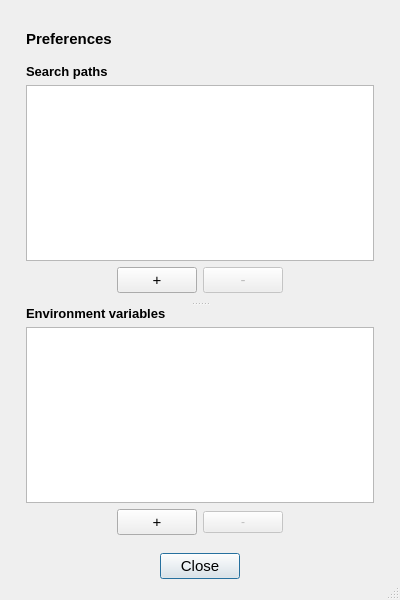
<?xml version="1.0" encoding="UTF-8"?>
<ui version="4.0">
 <class>Preferences</class>
 <widget class="QDialog" name="Preferences">
  <property name="windowModality">
   <enum>Qt::WindowModal</enum>
  </property>
  <property name="geometry">
   <rect>
    <x>0</x>
    <y>0</y>
    <width>400</width>
    <height>600</height>
   </rect>
  </property>
  <property name="sizePolicy">
   <sizepolicy hsizetype="Preferred" vsizetype="Preferred">
    <horstretch>0</horstretch>
    <verstretch>0</verstretch>
   </sizepolicy>
  </property>
  <property name="minimumSize">
   <size>
    <width>400</width>
    <height>600</height>
   </size>
  </property>
  <property name="windowTitle">
   <string>Preferences</string>
  </property>
  <property name="sizeGripEnabled">
   <bool>true</bool>
  </property>
  <layout class="QVBoxLayout" name="verticalLayout">
   <property name="spacing">
    <number>0</number>
   </property>
   <property name="leftMargin">
    <number>12</number>
   </property>
   <property name="topMargin">
    <number>12</number>
   </property>
   <property name="rightMargin">
    <number>12</number>
   </property>
   <property name="bottomMargin">
    <number>12</number>
   </property>
   <item>
    <widget class="QWidget" name="preferencesWidget" native="true">
     <property name="styleSheet">
      <string notr="true"/>
     </property>
     <layout class="QVBoxLayout" name="verticalLayout_5">
      <property name="leftMargin">
       <number>4</number>
      </property>
      <property name="topMargin">
       <number>8</number>
      </property>
      <property name="rightMargin">
       <number>4</number>
      </property>
      <property name="bottomMargin">
       <number>0</number>
      </property>
      <item>
       <widget class="QWidget" name="preferencesBar" native="true">
        <property name="minimumSize">
         <size>
          <width>0</width>
          <height>0</height>
         </size>
        </property>
        <layout class="QHBoxLayout" name="horizontalLayout">
         <property name="spacing">
          <number>0</number>
         </property>
         <property name="leftMargin">
          <number>10</number>
         </property>
         <property name="topMargin">
          <number>10</number>
         </property>
         <property name="rightMargin">
          <number>10</number>
         </property>
         <property name="bottomMargin">
          <number>10</number>
         </property>
         <item>
          <widget class="QLabel" name="label">
           <property name="font">
            <font>
             <pointsize>11</pointsize>
             <bold>true</bold>
            </font>
           </property>
           <property name="text">
            <string>Preferences</string>
           </property>
          </widget>
         </item>
        </layout>
       </widget>
      </item>
      <item>
       <widget class="QSplitter" name="splitter">
        <property name="orientation">
         <enum>Qt::Vertical</enum>
        </property>
        <widget class="QWidget" name="widget_4" native="true">
         <layout class="QVBoxLayout" name="verticalLayout_3">
          <property name="leftMargin">
           <number>10</number>
          </property>
          <property name="topMargin">
           <number>0</number>
          </property>
          <property name="rightMargin">
           <number>10</number>
          </property>
          <property name="bottomMargin">
           <number>0</number>
          </property>
          <item>
           <widget class="QLabel" name="label_2">
            <property name="font">
             <font>
              <pointsize>10</pointsize>
              <bold>true</bold>
             </font>
            </property>
            <property name="text">
             <string>Search paths</string>
            </property>
           </widget>
          </item>
          <item>
           <widget class="ListWidget" name="searchpaths">
            <property name="font">
             <font>
              <pointsize>10</pointsize>
             </font>
            </property>
            <property name="acceptDrops">
             <bool>true</bool>
            </property>
            <property name="alternatingRowColors">
             <bool>true</bool>
            </property>
           </widget>
          </item>
          <item>
           <widget class="QWidget" name="widget_2" native="true">
            <layout class="QHBoxLayout" name="horizontalLayout_4">
             <property name="topMargin">
              <number>0</number>
             </property>
             <item>
              <spacer name="horizontalSpacer_5">
               <property name="orientation">
                <enum>Qt::Horizontal</enum>
               </property>
               <property name="sizeHint" stdset="0">
                <size>
                 <width>40</width>
                 <height>20</height>
                </size>
               </property>
              </spacer>
             </item>
             <item>
              <widget class="QPushButton" name="addSearchpath">
               <property name="font">
                <font>
                 <pointsize>11</pointsize>
                </font>
               </property>
               <property name="text">
                <string>+</string>
               </property>
               <property name="autoDefault">
                <bool>false</bool>
               </property>
              </widget>
             </item>
             <item>
              <widget class="QPushButton" name="removeSearchpath">
               <property name="enabled">
                <bool>false</bool>
               </property>
               <property name="font">
                <font>
                 <pointsize>11</pointsize>
                </font>
               </property>
               <property name="text">
                <string>-</string>
               </property>
               <property name="autoDefault">
                <bool>false</bool>
               </property>
              </widget>
             </item>
             <item>
              <spacer name="horizontalSpacer_6">
               <property name="orientation">
                <enum>Qt::Horizontal</enum>
               </property>
               <property name="sizeHint" stdset="0">
                <size>
                 <width>40</width>
                 <height>20</height>
                </size>
               </property>
              </spacer>
             </item>
            </layout>
           </widget>
          </item>
         </layout>
        </widget>
        <widget class="QWidget" name="widget_5" native="true">
         <property name="styleSheet">
          <string notr="true"/>
         </property>
         <layout class="QVBoxLayout" name="verticalLayout_4">
          <property name="leftMargin">
           <number>10</number>
          </property>
          <property name="topMargin">
           <number>0</number>
          </property>
          <property name="rightMargin">
           <number>10</number>
          </property>
          <property name="bottomMargin">
           <number>0</number>
          </property>
          <item>
           <widget class="QLabel" name="label_3">
            <property name="font">
             <font>
              <pointsize>10</pointsize>
              <bold>true</bold>
             </font>
            </property>
            <property name="text">
             <string>Environment variables</string>
            </property>
           </widget>
          </item>
          <item>
           <widget class="ListWidget" name="environmentvars">
            <property name="alternatingRowColors">
             <bool>true</bool>
            </property>
            <property name="selectionMode">
             <enum>QAbstractItemView::ExtendedSelection</enum>
            </property>
            <property name="spacing">
             <number>5</number>
            </property>
           </widget>
          </item>
          <item>
           <widget class="QWidget" name="widget" native="true">
            <property name="minimumSize">
             <size>
              <width>0</width>
              <height>0</height>
             </size>
            </property>
            <layout class="QHBoxLayout" name="horizontalLayout_3">
             <property name="topMargin">
              <number>0</number>
             </property>
             <item>
              <spacer name="horizontalSpacer_3">
               <property name="orientation">
                <enum>Qt::Horizontal</enum>
               </property>
               <property name="sizeHint" stdset="0">
                <size>
                 <width>40</width>
                 <height>20</height>
                </size>
               </property>
              </spacer>
             </item>
             <item>
              <widget class="QPushButton" name="addEnvironmentvar">
               <property name="font">
                <font>
                 <pointsize>11</pointsize>
                </font>
               </property>
               <property name="text">
                <string>+</string>
               </property>
               <property name="autoDefault">
                <bool>false</bool>
               </property>
              </widget>
             </item>
             <item>
              <widget class="QPushButton" name="removeEnvironmentvar">
               <property name="enabled">
                <bool>false</bool>
               </property>
               <property name="font">
                <font>
                 <pointsize>9</pointsize>
                </font>
               </property>
               <property name="text">
                <string>-</string>
               </property>
               <property name="autoDefault">
                <bool>false</bool>
               </property>
              </widget>
             </item>
             <item>
              <spacer name="horizontalSpacer_4">
               <property name="orientation">
                <enum>Qt::Horizontal</enum>
               </property>
               <property name="sizeHint" stdset="0">
                <size>
                 <width>40</width>
                 <height>20</height>
                </size>
               </property>
              </spacer>
             </item>
            </layout>
           </widget>
          </item>
         </layout>
        </widget>
       </widget>
      </item>
     </layout>
    </widget>
   </item>
   <item>
    <widget class="QWidget" name="buttonsWidget" native="true">
     <property name="minimumSize">
      <size>
       <width>0</width>
       <height>0</height>
      </size>
     </property>
     <layout class="QHBoxLayout" name="horizontalLayout_2">
      <item>
       <spacer name="horizontalSpacer_2">
        <property name="orientation">
         <enum>Qt::Horizontal</enum>
        </property>
        <property name="sizeHint" stdset="0">
         <size>
          <width>239</width>
          <height>20</height>
         </size>
        </property>
       </spacer>
      </item>
      <item>
       <widget class="QPushButton" name="close">
        <property name="font">
         <font>
          <pointsize>11</pointsize>
         </font>
        </property>
        <property name="toolTip">
         <string>Close</string>
        </property>
        <property name="text">
         <string>Close</string>
        </property>
        <property name="autoDefault">
         <bool>false</bool>
        </property>
        <property name="default">
         <bool>true</bool>
        </property>
       </widget>
      </item>
      <item>
       <spacer name="horizontalSpacer">
        <property name="orientation">
         <enum>Qt::Horizontal</enum>
        </property>
        <property name="sizeHint" stdset="0">
         <size>
          <width>239</width>
          <height>20</height>
         </size>
        </property>
       </spacer>
      </item>
     </layout>
    </widget>
   </item>
  </layout>
 </widget>
 <customwidgets>
  <customwidget>
   <class>ListWidget</class>
   <extends>QListWidget</extends>
   <header>../../../sources/listwidget.h</header>
  </customwidget>
 </customwidgets>
 <resources>
  <include location="jobman.qrc"/>
  <include location="jobman.qrc"/>
 </resources>
 <connections>
  <connection>
   <sender>close</sender>
   <signal>clicked()</signal>
   <receiver>Preferences</receiver>
   <slot>close()</slot>
   <hints>
    <hint type="sourcelabel">
     <x>199</x>
     <y>571</y>
    </hint>
    <hint type="destinationlabel">
     <x>199</x>
     <y>299</y>
    </hint>
   </hints>
  </connection>
 </connections>
</ui>
